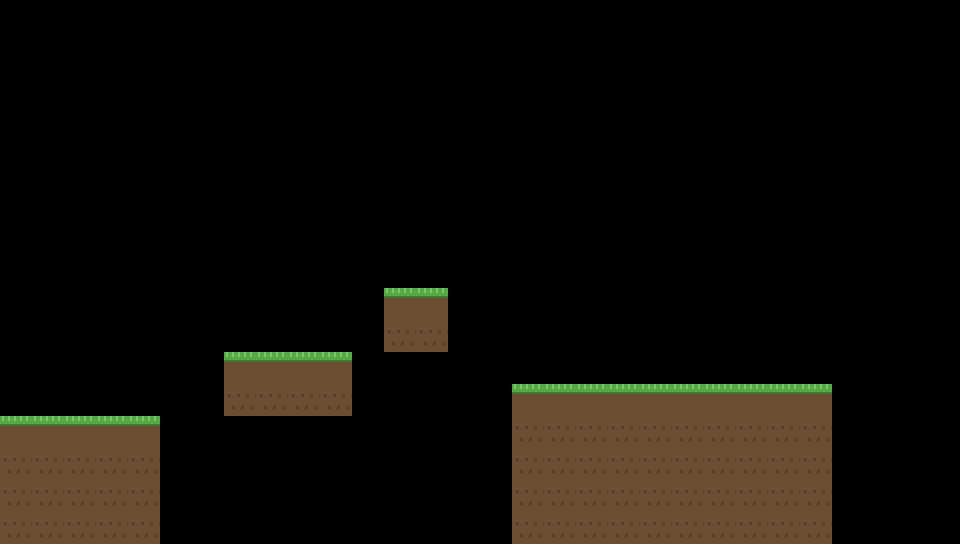

The image is a tile-based game level rendered from a .tmx file. Its description and complete source (layers, tilesets, objects, tile grids) follow:
An orthogonal 30x17 tile map with 32x32 px tiles, 1 tile layer (Ground) and 6 objects (2x spikes, spawn, exit, crusher, wall).

<map version="1.10" tiledversion="1.10.2" orientation="orthogonal" renderorder="right-down" width="30" height="17" tilewidth="32" tileheight="32" infinite="0" nextlayerid="3" nextobjectid="7">
 <tileset firstgid="1" name="tiles" tilewidth="32" tileheight="32" tilecount="8" columns="4">
  <image source="tileset.png" width="128" height="64" />
 </tileset>
 <layer id="1" name="Ground" width="30" height="17">
  <data encoding="csv">
0,0,0,0,0,0,0,0,0,0,0,0,0,0,0,0,0,0,0,0,0,0,0,0,0,0,0,0,0,0,0,0,0,0,0,0,0,0,0,0,0,0,0,0,0,0,0,0,0,0,0,0,0,0,0,0,0,0,0,0,0,0,0,0,0,0,0,0,0,0,0,0,0,0,0,0,0,0,0,0,0,0,0,0,0,0,0,0,0,0,0,0,0,0,0,0,0,0,0,0,0,0,0,0,0,0,0,0,0,0,0,0,0,0,0,0,0,0,0,0,0,0,0,0,0,0,0,0,0,0,0,0,0,0,0,0,0,0,0,0,0,0,0,0,0,0,0,0,0,0,0,0,0,0,0,0,0,0,0,0,0,0,0,0,0,0,0,0,0,0,0,0,0,0,0,0,0,0,0,0,0,0,0,0,0,0,0,0,0,0,0,0,0,0,0,0,0,0,0,0,0,0,0,0,0,0,0,0,0,0,0,0,0,0,0,0,0,0,0,0,0,0,0,0,0,0,0,0,0,0,0,0,0,0,0,0,0,0,0,0,0,0,0,0,0,0,0,0,0,0,0,0,0,0,0,0,0,0,0,0,0,0,0,0,0,0,0,0,0,0,0,0,0,0,0,0,0,0,0,0,0,0,1,1,0,0,0,0,0,0,0,0,0,0,0,0,0,0,0,0,0,0,0,0,0,0,0,0,0,0,0,0,2,2,0,0,0,0,0,0,0,0,0,0,0,0,0,0,0,0,0,0,0,0,0,0,0,1,1,1,1,0,0,0,0,0,0,0,0,0,0,0,0,0,0,0,0,0,0,0,0,0,0,0,0,0,0,2,2,2,2,0,0,0,0,0,1,1,1,1,1,1,1,1,1,1,0,0,0,0,1,1,1,1,1,0,0,0,0,0,0,0,0,0,0,0,2,2,2,2,2,2,2,2,2,2,0,0,0,0,2,2,2,2,2,0,0,0,0,0,0,0,0,0,0,0,2,2,2,2,2,2,2,2,2,2,0,0,0,0,2,2,2,2,2,0,0,0,0,0,0,0,0,0,0,0,2,2,2,2,2,2,2,2,2,2,0,0,0,0,2,2,2,2,2,0,0,0,0,0,0,0,0,0,0,0,2,2,2,2,2,2,2,2,2,2,0,0,0,0
</data>
 </layer>
 <objectgroup id="2" name="Objects">
  <object id="1" name="spawn" type="spawn" x="32" y="384" width="32" height="32" /><object id="2" name="exit" type="exit" x="800" y="352" width="32" height="32" /><object id="3" name="spikes" type="spikes" x="384" y="256" width="32" height="32"><properties><property name="patrol" type="int" value="1" /><property name="phase" type="float" value="0.01" /></properties></object><object id="4" name="spikes" type="spikes" x="512" y="352" width="32" height="32"><properties><property name="patrol" type="int" value="1" /><property name="phase" type="float" value="0.68" /></properties></object><object id="5" name="crusher" type="crusher" x="640" y="256" width="32" height="32"><properties><property name="range" type="int" value="3" /><property name="phase" type="float" value="0.73" /></properties></object><object id="6" name="wall" type="wall" x="576" y="256" width="32" height="128"><properties><property name="seed" type="int" value="3724" /></properties></object>
 </objectgroup>
</map>
